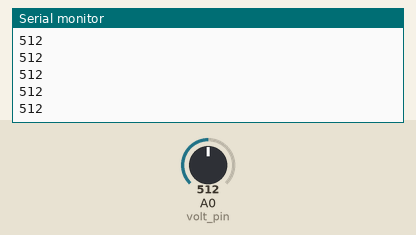
Simulated run of this sketch. Board: Arduino Uno, built with avr-gcc and run on an emulated ATmega328P. Shown: the last lines printed to the serial monitor. Inputs (shaded band) come from the test bench; at power-on: A0 (volt_pin) = 512.

Above: at 1.2 s.
1.3 s: A0 (volt_pin) set to 716
At 1.31 s:
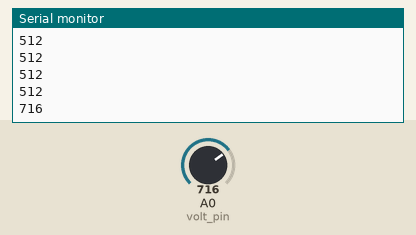
2.8 s: A0 (volt_pin) set to 900
At 2.81 s:
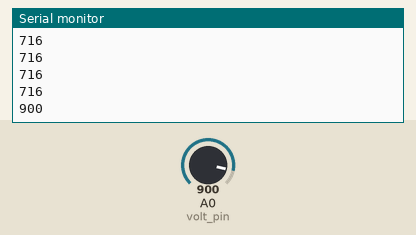
Timing chart, 0 to 5.8 s (numbered marks = the images above; inputs shaded):
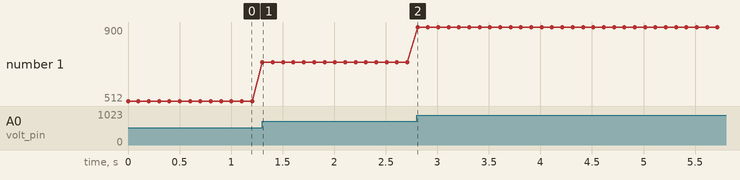

The sketch:

03_photoresistor_read.ino
```cpp
int power_pin = 3;
int volt_pin = 0;
int piezo_pin = 9;

void setup() {
  // put your setup code here, to run once:
  pinMode(power_pin, OUTPUT);
  digitalWrite(power_pin, HIGH);
  Serial.begin(9600);
}

void loop() {
  // put your main code here, to run repeatedly:
  int read_val = analogRead(volt_pin);
  Serial.println(read_val);
  delay(100);
}
```

Measured:
- after the input at 1.3 s, the serial monitor: prints a new line at once (image 1)
- after the input at 2.8 s, the serial monitor: prints a new line at once (image 2)
- plotted number 1: 512 → 716 after the input at 1.3 s, 716 → 900 after the input at 2.8 s
